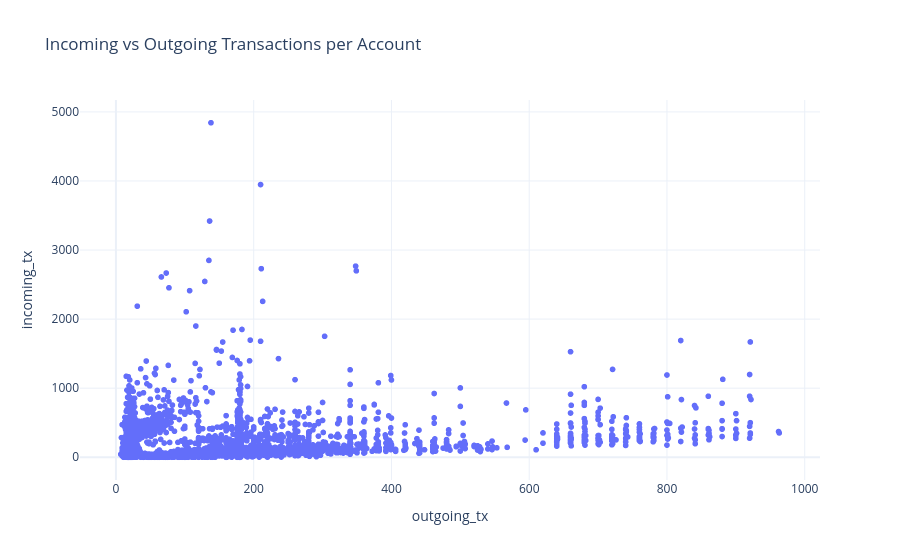

Write notebook code for a chart like this one.
### Code cell
fig = px.scatter(
    account_activity,
    x="outgoing_tx",
    y="incoming_tx",
    hover_data=["ACCOUNT_ID"],
    title="Incoming vs Outgoing Transactions per Account"
)

fig.show()

### Figure 1 — Plotly figure (JSON) as saved in the notebook; plotly's stock layout.template omitted (floating-point values rounded to 4 significant figures; data arrays with more than 128 entries replaced by an {"elided": "..."} marker saying what was removed)
{"data": [{"customdata": {"elided": "9999x1 int values"}, "hovertemplate": "outgoing_tx=%{x}<br>incoming_tx=%{y}<br>ACCOUNT_ID=%{customdata[0]}<extra></extra>", "legendgroup": "", "marker": {"color": "#636efa", "symbol": "circle"}, "mode": "markers", "name": "", "showlegend": false, "type": "scattergl", "x": {"elided": "9999 int values"}, "xaxis": "x", "y": {"elided": "9999 float values"}, "yaxis": "y"}], "layout": {"legend": {"tracegroupgap": 0}, "title": {"text": "Incoming vs Outgoing Transactions per Account"}, "xaxis": {"anchor": "y", "domain": [0, 1], "title": {"text": "outgoing_tx"}}, "yaxis": {"anchor": "x", "domain": [0, 1], "title": {"text": "incoming_tx"}}}}
